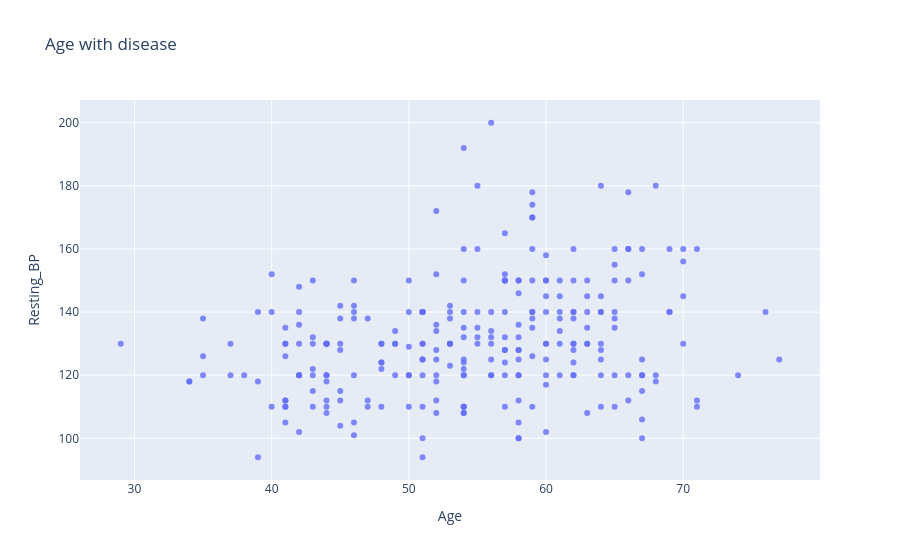

The code cell stored with this chart in its notebook:
### Code cell
fig  = px.scatter(data, x='Age', opacity=0.8, y='Resting_BP', title='Age with disease')
fig.show()

### Figure 1 — Plotly figure (JSON) as saved in the notebook; plotly's stock layout.template omitted (floating-point values rounded to 4 significant figures; data arrays with more than 128 entries replaced by an {"elided": "..."} marker saying what was removed)
{"data": [{"hovertemplate": "Age=%{x}<br>Resting_BP=%{y}<extra></extra>", "legendgroup": "", "marker": {"color": "#636efa", "opacity": 0.8, "symbol": "circle"}, "mode": "markers", "name": "", "orientation": "v", "showlegend": false, "type": "scatter", "x": {"elided": "270 float values"}, "xaxis": "x", "y": {"elided": "270 float values"}, "yaxis": "y"}], "layout": {"legend": {"tracegroupgap": 0}, "title": {"text": "Age with disease"}, "xaxis": {"anchor": "y", "domain": [0, 1], "title": {"text": "Age"}}, "yaxis": {"anchor": "x", "domain": [0, 1], "title": {"text": "Resting_BP"}}}}
